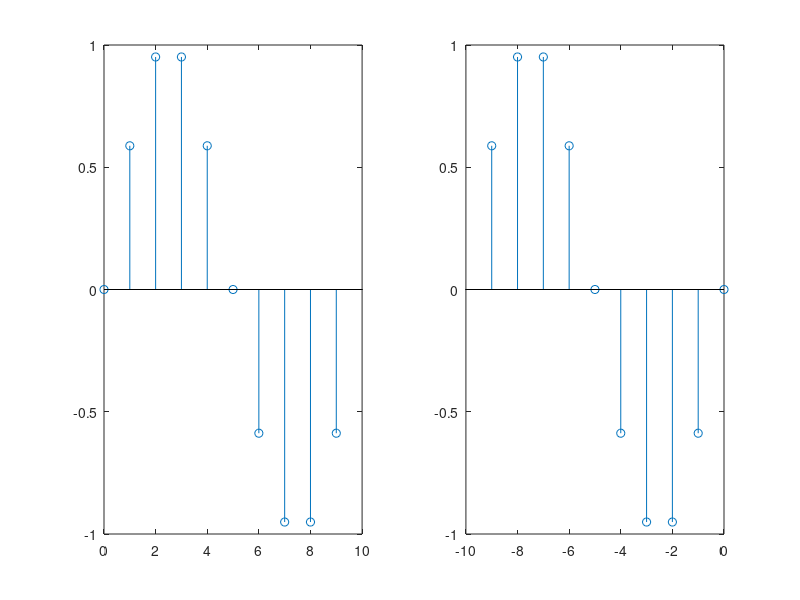

Reproduce this figure in MATLAB.
% Andre Hei Wang Law
% 4017 5600
% Example 1
% Properties of Signals and Systems
% Odd or Even

clc;
clear;

% determines if a signal x[n] = function(n)
% is even or odd
% x[n] is EVEN is x[n] = x[-n]
% x[n] is ODD if x[n] = -x[-n]
% define n
n = 0 : 9
% define x1[n]
x1 = sin( 2*pi/10 * n )
subplot(1,2,1)
stem(n, x1)
% define x2 = x1[-n]
x2 = sin( 2*pi/10 * (-n) )
subplot(1,2,2)
stem(-n, x2)
if ( x2 == x1 )
    disp("EVEN")
elseif ( x2 == (-x1) )
    disp("ODD")
else
    disp("NEITHER EVEN NOR ODD")
end